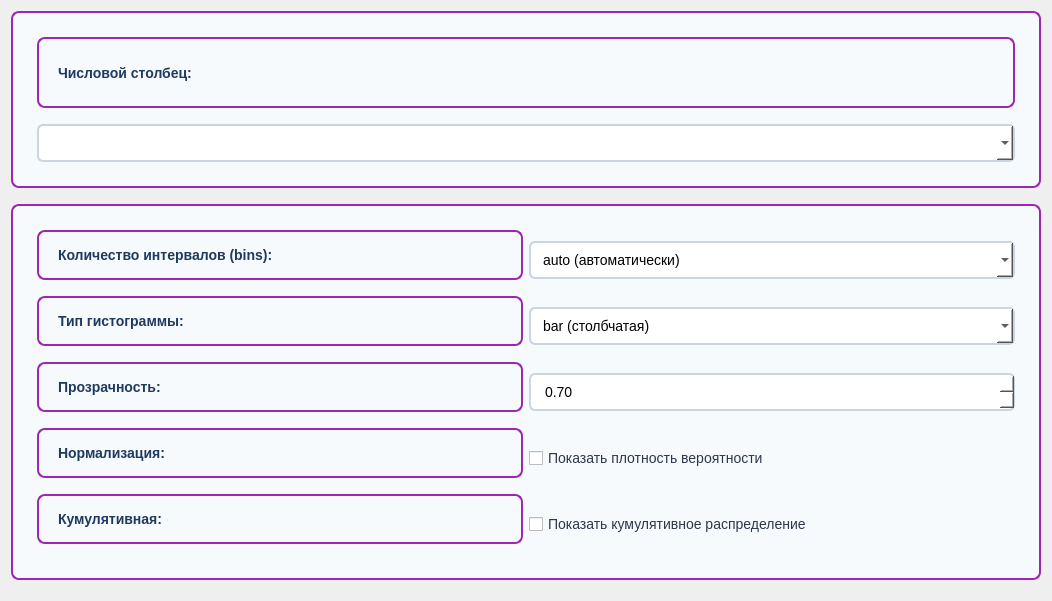
              <widget class="QWidget" name="scrollAreaWidgetContents_hist">
               <property name="geometry">
                <rect>
                 <x>0</x>
                 <y>0</y>
                 <width>1052</width>
                 <height>601</height>
                </rect>
               </property>
               <layout class="QVBoxLayout" name="verticalLayout_hist_scroll">
                <item>
                 <widget class="QFrame" name="hist_data_frame">
                  <property name="styleSheet">
                   <string notr="true">QFrame {
    background-color: #f7fafc;
    border: 2px solid #9C27B0;
    border-radius: 8px;
    padding: 15px;
    margin-bottom: 10px;
}</string>
                  </property>
                  <layout class="QVBoxLayout" name="verticalLayout_hist_data">
                   <item>
                    <widget class="QLabel" name="label_hist_column">
                     <property name="styleSheet">
                      <string notr="true">color: #1e3a5f;
font-size: 14px;
font-weight: bold;</string>
                     </property>
                     <property name="text">
                      <string>Числовой столбец:</string>
                     </property>
                    </widget>
                   </item>
                   <item>
                    <widget class="QComboBox" name="hist_column_combo">
                     <property name="styleSheet">
                      <string notr="true">QComboBox {
    background-color: white;
    border: 2px solid #cbd5e0;
    border-radius: 6px;
    padding: 8px 12px;
    font-size: 14px;
}</string>
                     </property>
                    </widget>
                   </item>
                  </layout>
                 </widget>
                </item>
                <item>
                 <widget class="QFrame" name="hist_params_frame">
                  <property name="styleSheet">
                   <string notr="true">QFrame {
    background-color: #f7fafc;
    border: 2px solid #9C27B0;
    border-radius: 8px;
    padding: 15px;
    margin-bottom: 10px;
}</string>
                  </property>
                  <layout class="QGridLayout" name="gridLayout_hist_params">
                   <item row="1" column="0">
                    <widget class="QLabel" name="label_hist_type">
                     <property name="styleSheet">
                      <string notr="true">color: #1e3a5f;
font-size: 14px;
font-weight: bold;</string>
                     </property>
                     <property name="text">
                      <string>Тип гистограммы:</string>
                     </property>
                    </widget>
                   </item>
                   <item row="0" column="1">
                    <widget class="QComboBox" name="bins_combo">
                     <property name="styleSheet">
                      <string notr="true">QComboBox {
    background-color: white;
    border: 2px solid #cbd5e0;
    border-radius: 6px;
    padding: 8px 12px;
    font-size: 14px;
    min-width: 150px;
}</string>
                     </property>
                     <item>
                      <property name="text">
                       <string>auto (автоматически)</string>
                      </property>
                     </item>
                     <item>
                      <property name="text">
                       <string>10</string>
                      </property>
                     </item>
                     <item>
                      <property name="text">
                       <string>20</string>
                      </property>
                     </item>
                     <item>
                      <property name="text">
                       <string>30</string>
                      </property>
                     </item>
                     <item>
                      <property name="text">
                       <string>50</string>
                      </property>
                     </item>
                    </widget>
                   </item>
                   <item row="0" column="0">
                    <widget class="QLabel" name="label_bins">
                     <property name="styleSheet">
                      <string notr="true">color: #1e3a5f;
font-size: 14px;
font-weight: bold;</string>
                     </property>
                     <property name="text">
                      <string>Количество интервалов (bins):</string>
                     </property>
                    </widget>
                   </item>
                   <item row="1" column="1">
                    <widget class="QComboBox" name="hist_type_combo">
                     <property name="styleSheet">
                      <string notr="true">QComboBox {
    background-color: white;
    border: 2px solid #cbd5e0;
    border-radius: 6px;
    padding: 8px 12px;
    font-size: 14px;
    min-width: 150px;
}</string>
                     </property>
                     <item>
                      <property name="text">
                       <string>bar (столбчатая)</string>
                      </property>
                     </item>
                     <item>
                      <property name="text">
                       <string>step (ступенчатая)</string>
                      </property>
                     </item>
                     <item>
                      <property name="text">
                       <string>stepfilled (заполненная ступенчатая)</string>
                      </property>
                     </item>
                    </widget>
                   </item>
                   <item row="3" column="0">
                    <widget class="QLabel" name="label_hist_density">
                     <property name="styleSheet">
                      <string notr="true">color: #1e3a5f;
font-size: 14px;
font-weight: bold;</string>
                     </property>
                     <property name="text">
                      <string>Нормализация:</string>
                     </property>
                    </widget>
                   </item>
                   <item row="2" column="0">
                    <widget class="QLabel" name="label_hist_alpha">
                     <property name="styleSheet">
                      <string notr="true">color: #1e3a5f;
font-size: 14px;
font-weight: bold;</string>
                     </property>
                     <property name="text">
                      <string>Прозрачность:</string>
                     </property>
                    </widget>
                   </item>
                   <item row="2" column="1">
                    <widget class="QDoubleSpinBox" name="hist_alpha_spin">
                     <property name="styleSheet">
                      <string notr="true">QDoubleSpinBox {
    background-color: white;
    border: 2px solid #cbd5e0;
    border-radius: 6px;
    padding: 8px 12px;
    font-size: 14px;
    min-width: 100px;
}</string>
                     </property>
                     <property name="minimum">
                      <double>0.000000000000000</double>
                     </property>
                     <property name="maximum">
                      <double>1.000000000000000</double>
                     </property>
                     <property name="singleStep">
                      <double>0.100000000000000</double>
                     </property>
                     <property name="value">
                      <double>0.700000000000000</double>
                     </property>
                    </widget>
                   </item>
                   <item row="4" column="0">
                    <widget class="QLabel" name="label_hist_cumulative">
                     <property name="styleSheet">
                      <string notr="true">color: #1e3a5f;
font-size: 14px;
font-weight: bold;</string>
                     </property>
                     <property name="text">
                      <string>Кумулятивная:</string>
                     </property>
                    </widget>
                   </item>
                   <item row="3" column="1">
                    <widget class="QCheckBox" name="hist_density_checkbox">
                     <property name="styleSheet">
                      <string notr="true">QCheckBox {
    font-size: 14px;
    color: #2d3748;
}</string>
                     </property>
                     <property name="text">
                      <string>Показать плотность вероятности</string>
                     </property>
                     <property name="checked">
                      <bool>false</bool>
                     </property>
                    </widget>
                   </item>
                   <item row="4" column="1">
                    <widget class="QCheckBox" name="hist_cumulative_checkbox">
                     <property name="styleSheet">
                      <string notr="true">QCheckBox {
    font-size: 14px;
    color: #2d3748;
}</string>
                     </property>
                     <property name="text">
                      <string>Показать кумулятивное распределение</string>
                     </property>
                     <property name="checked">
                      <bool>false</bool>
                     </property>
                    </widget>
                   </item>
                  </layout>
                 </widget>
                </item>
               </layout>
              </widget>
